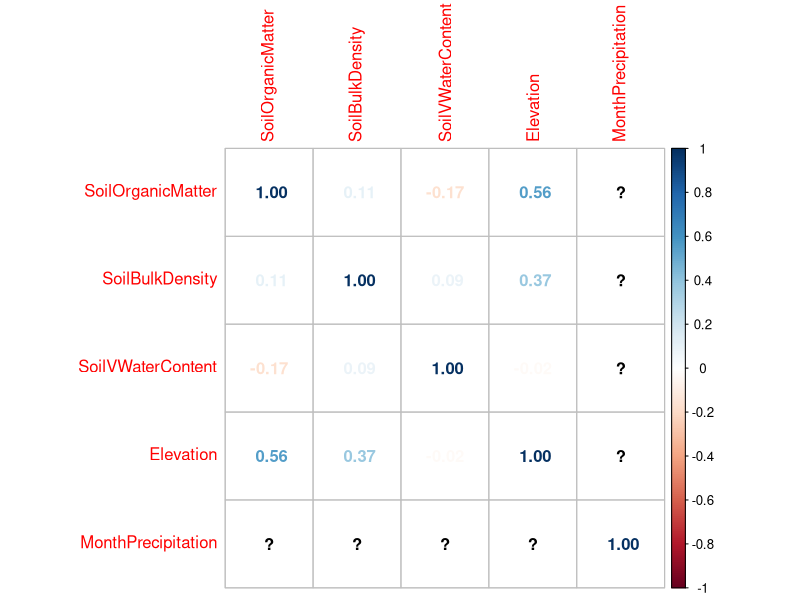

Here is the R script that generated this plot: (Note: this script raises an error after producing the figure.)
rm(list=ls())

library(dplyr)
library(glmmTMB)
library(car)
library(broom)
library(emmeans)

#### Exp 4: Winter 26 - Amendment ####

dat <- read.csv("CompleteSheet.csv")

dat <- dat %>%
  mutate(
    GermProportion = SeedsGerminated / SeedsSown,
    Soil = factor(Soil),
    Containment = factor(Containment),
    Watering = factor(Watering),
    Microtopography = factor(Microtopography),
    SeedSource = factor(SeedSource),
    Site = factor(Site),
    Experiment = factor(Experiment),
    Phase = factor(Phase))


exp4<-dat %>% filter(Experiment == "Winter26Amendment")

ambient <- subset(exp4, Soil == "Ambient")
phase3 <- subset(exp4, Phase == "Phase3")

model4Phase<-glm(cbind(SeedsGerminated, SeedsSown - SeedsGerminated) ~ Phase,
                 family = quasibinomial, data = ambient)


model4Water<-glm( cbind(SeedsGerminated, SeedsSown - SeedsGerminated) ~ Watering,
                  family = quasibinomial, data = phase3)

Anova(model4Phase, type = "II")
Anova(model4Water, type = "II")

summary(model4Phase)
summary(model4Water)

## Estimated Marginal Means

emmeans(model4Phase,
        pairwise ~ Phase,
        type = "response")

emmeans(model4Water,
        pairwise ~ Watering,
        type = "response")


cont.vars <- exp4 %>%
  dplyr::select(SoilOrganicMatter,
                SoilBulkDensity,
                SoilVWaterContent,
                Elevation,
                MonthPrecipitation)

## Correlation matrix
cor(cont.vars,
    use = "complete.obs",
    method = "pearson")

## Optional visualization
library(corrplot)

corrplot(cor(cont.vars,
             use = "complete.obs"),
         method = "number")


envmodel <- glmmTMB(
  cbind(SeedsGerminated, SeedsSown - SeedsGerminated) ~
    Site + SeedSource + SoilOrganicMatter +
    SoilBulkDensity + SoilVWaterContent + Elevation +MonthPrecipitation,
  family = betabinomial(link = "logit"), data = exp4)

Anova(envmodel, type = "II")

summary(envmodel)

AIC(fullmodel3, envmodel)

### estimated marginal means

emmeans(envmodel,
        pairwise ~ Site,
        type = "response")

emmeans(envmodel,
        pairwise ~ SeedSource,
        type = "response")


#### make graph####

library(dplyr)
library(ggplot2)
library(scales)

## Summarize Phase data (Ambient soil only)
phase_plot <- ambient %>%
  group_by(Phase) %>%
  summarise(
    Germination = sum(SeedsGerminated) / sum(SeedsSown),
    .groups = "drop"
  ) %>%
  mutate(Treatment = Phase,
         Variable = "Phase")

## Summarize Watering data (Phase 3 only)
water_plot <- phase3 %>%
  group_by(Watering) %>%
  summarise(
    Germination = sum(SeedsGerminated) / sum(SeedsSown),
    .groups = "drop"
  ) %>%
  mutate(Treatment = Watering,
         Variable = "Watering")

plot_dat <- bind_rows(phase_plot, water_plot)

ggplot(plot_dat,
       aes(x = Treatment, y = Germination)) +
  geom_col(fill = "darkseagreen3",
           color = "black",
           width = 0.7) +
  facet_wrap(~Variable, scales = "free_x") +
  scale_y_continuous(
    labels = percent_format(accuracy = 0.1),
    expand = expansion(mult = c(0, 0.05))
  ) +
  labs(
    x = NULL,
    y = "Observed Germination (%)"
  ) +
  theme_classic(base_size = 14) +
  theme(
    strip.background = element_blank(),
    strip.text = element_text(face = "bold"),
    axis.text.x = element_text(angle = 30, hjust = 1)
  )


#### Individual Soil Variable Analyses ####

## Soil Bulk Density
model_bulkdensity <- glmmTMB(
  cbind(SeedsGerminated, SeedsSown - SeedsGerminated) ~
    SoilBulkDensity,
  family = betabinomial(link = "logit"),
  data = exp4
)

Anova(model_bulkdensity, type = "II")
summary(model_bulkdensity)

## Estimated marginal trend
emtrends(model_bulkdensity,
         ~1,
         var = "SoilBulkDensity")


## Soil Volumetric Water Content
model_watercontent <- glmmTMB(
  cbind(SeedsGerminated, SeedsSown - SeedsGerminated) ~
    SoilVWaterContent,
  family = betabinomial(link = "logit"),
  data = exp4
)

Anova(model_watercontent, type = "II")
summary(model_watercontent)

emtrends(model_watercontent,
         ~1,
         var = "SoilVWaterContent")


## Soil Organic Matter
model_organicmatter <- glmmTMB(
  cbind(SeedsGerminated, SeedsSown - SeedsGerminated) ~
    SoilOrganicMatter,
  family = betabinomial(link = "logit"),
  data = exp4
)

Anova(model_organicmatter, type = "II")
summary(model_organicmatter)

emtrends(model_organicmatter,
         ~1,
         var = "SoilOrganicMatter")
